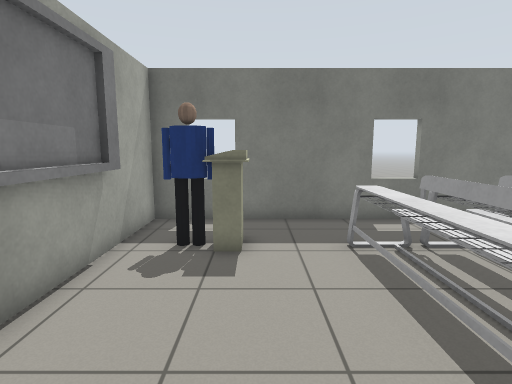
view 1 (above)

22 first-person views from a walk through a world built for the Gazebo simulator. The camera is 1.2 m above the floor, tilts 8° down and sees 80° across. The floor is counted in squares, 0.5 m on a side. Each view is taken from the middle of a square. On the plan, view 1 faces up. The plan holds only what a view shows up to about 18 squares ahead; the rest is blank. The place goes on beyond the plan. Gazebo's built-in surfaces are drawn with simple patterns. Simple shapes stand in for some stock models.

view 2
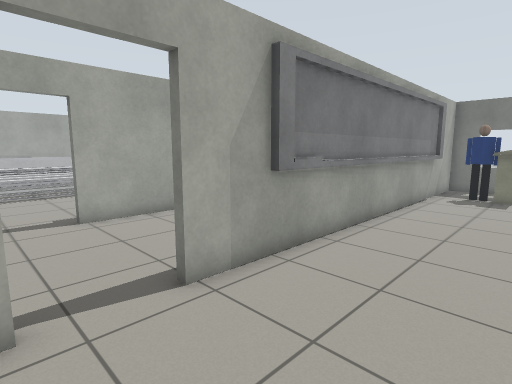

view 3
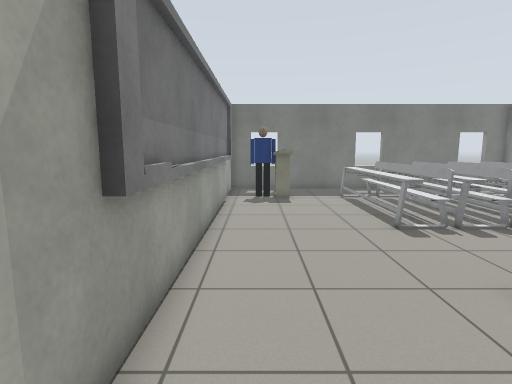

view 4
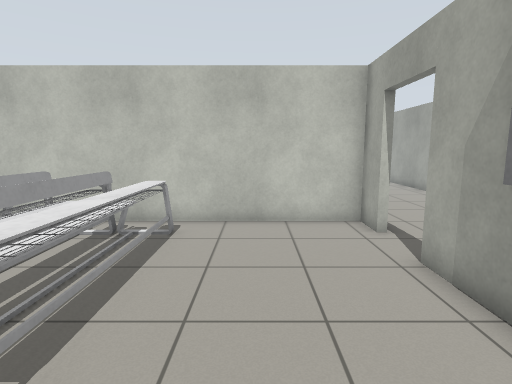

view 5
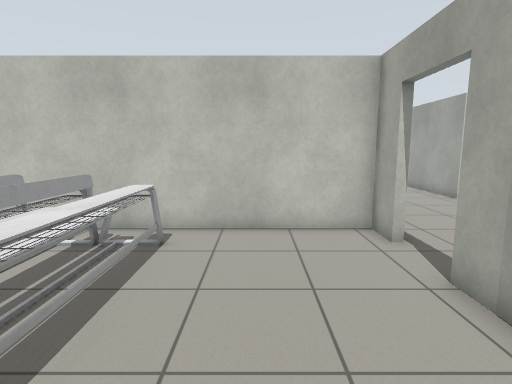

view 6
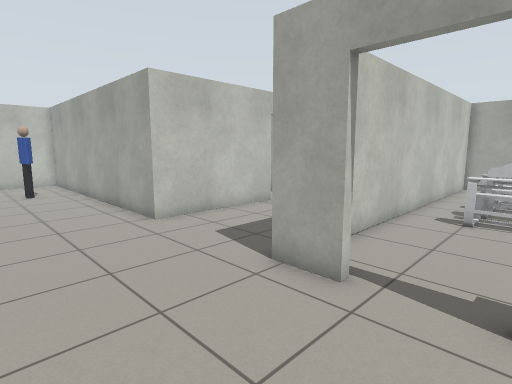

view 7
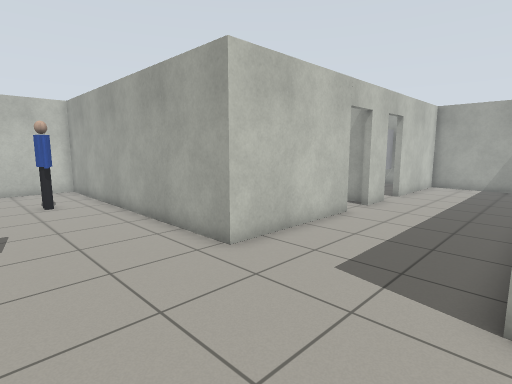

view 8
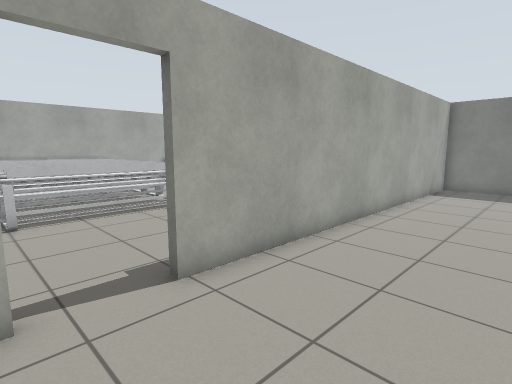

view 9
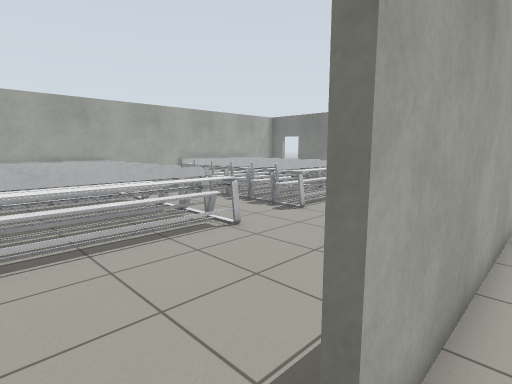

view 10
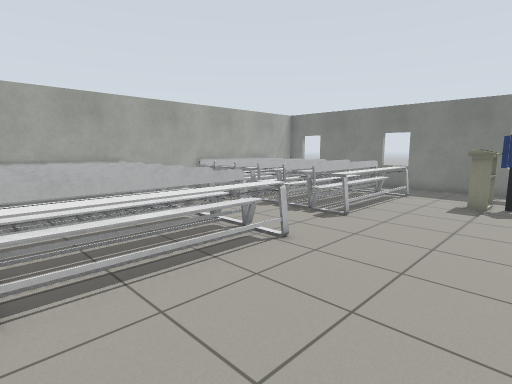

view 11
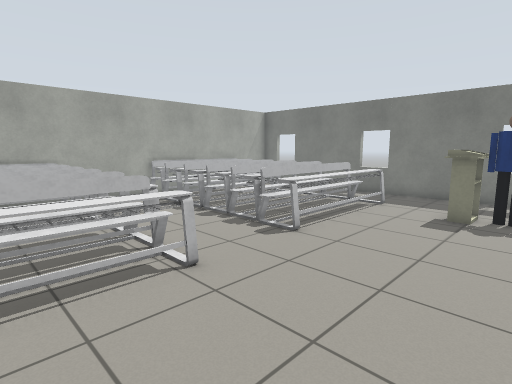

view 12
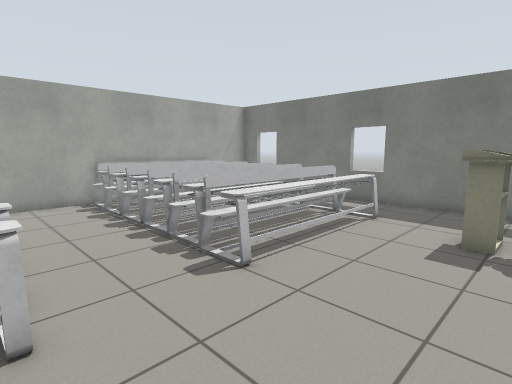

view 13
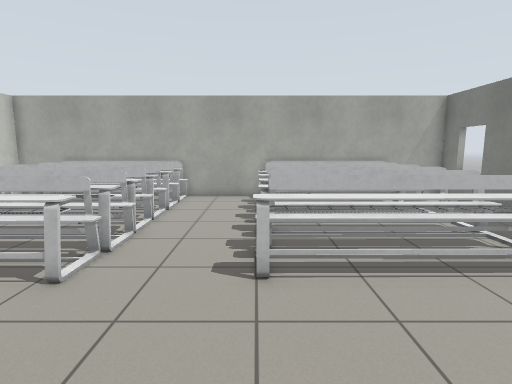

view 14
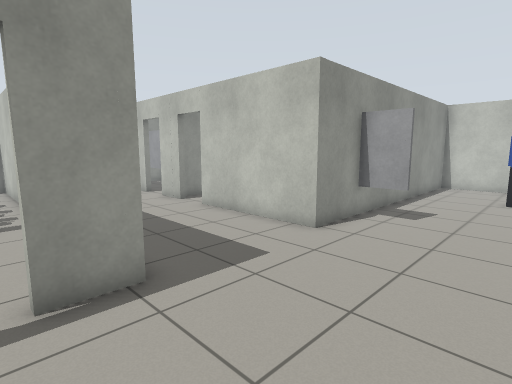

view 15
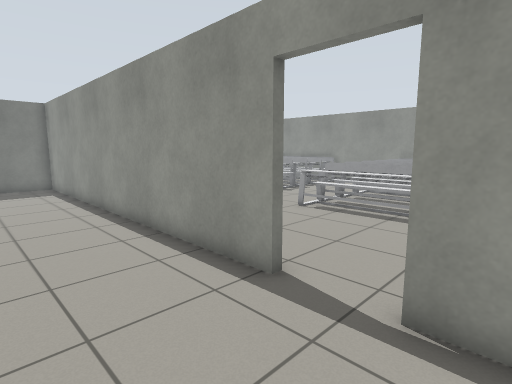

view 16
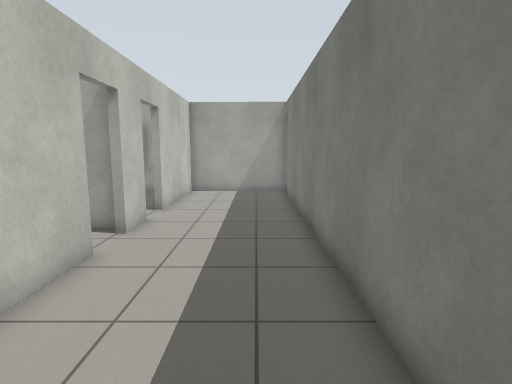

view 17
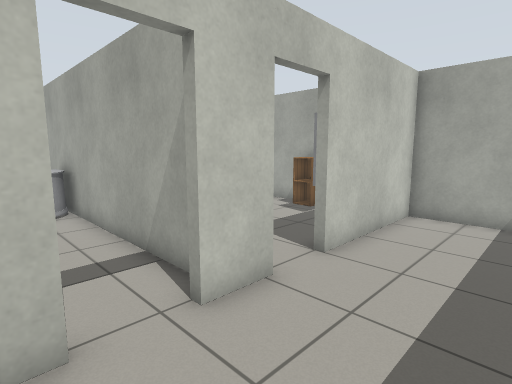

view 18
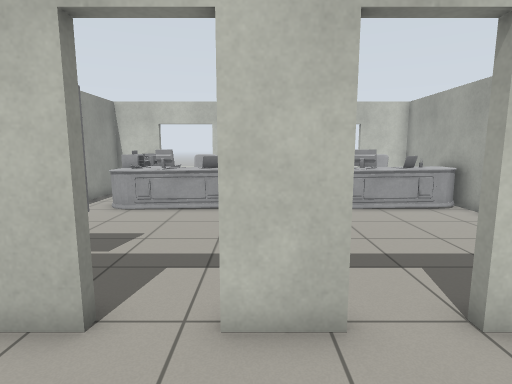

view 19
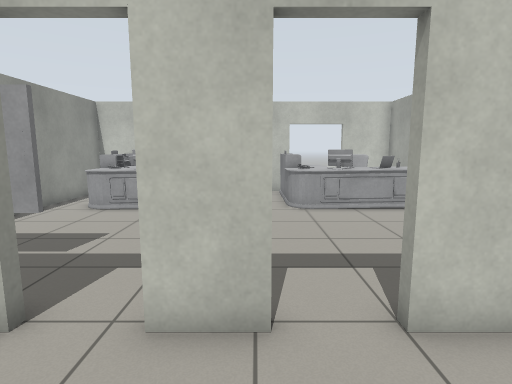

view 20
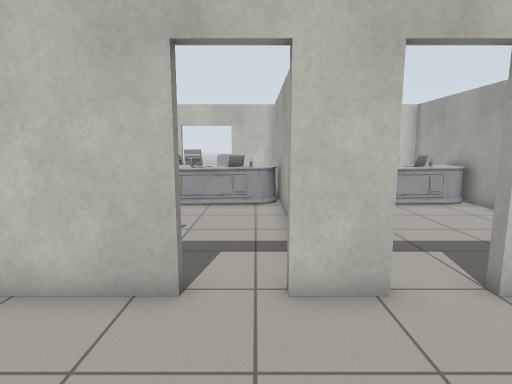

view 21
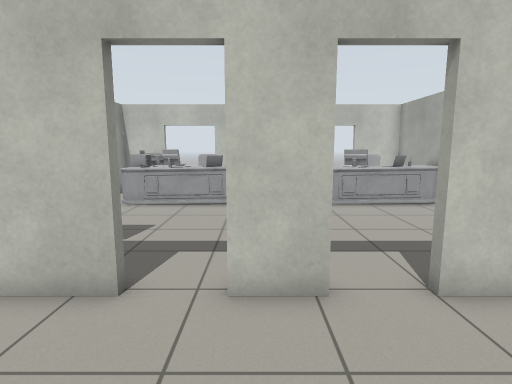

view 22
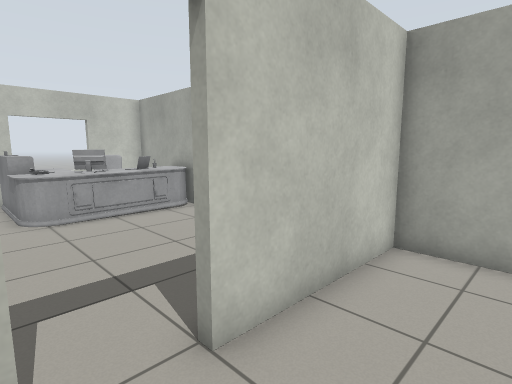

### Floor plan
Points are (right, up) in squares from view 1. A wall is a line through its corners. A room is listed if a view was taken in it or the views show most of it. See-through windows are left out.
Room 1 (views 1, 2, 3, 4, 5)
walls: (-3.5, -9.6) (-3.5, -11) (5.5, -11); (5.5, 10.4) (-3.5, 10.4) (-3.5, -7.2)
ways out: open door at (-4, -8.5) to room 2
objects: person (-2, 7) to (-1, 8); other object (0, 7) to (0, 8); desk (2, -10) to (3, -3); desk (2, 1) to (3, 7); desk (4, -10) to (5, -3); desk (4, 1) to (5, 7)
Room 2 (views 6, 7, 8, 9, 10, 11, 12, 13, 14, 15, 16, 17, 18, 19, 20, 21, 22)
walls: (-9.8, -4.5) (-9.8, -7.3); (-9.8, -9.6) (-9.8, -11.4); (-10.8, -11.3) (-26.5, -11.3) (-26.5, -16.7) (-21, -16.7); (-3.8, -7.4) (-3.8, 10.4) (-9.8, 10.4) (-9.8, 6.4); (-3.8, -11.4) (-3.8, -9.6); (-15.7, -16.7) (-9.8, -16.7) (-9.8, -30.4) (-4.5, -30.4); (-19.3, -16.7) (-17.5, -16.7); (-12.3, 10.4) (-26.5, 10.4) (-26.5, -11) (-12.8, -11); (3.9, -16.7) (5.5, -16.7); (-3.8, -29.7) (-3.8, -16.7) (2.1, -16.7)
ways out: open door at (-4, -8.5) to room 1; open door at (-20.5, -17) to room 3; open door at (-16.5, -17) to room 4; open door at (-10, -8.5); open door at (3, -17)
objects: desk (-26, -9) to (-25, -2); desk (-26, 1) to (-25, 7); desk (-24, -9); desk (-24, -5) to (-23, -2); desk (-24, 1) to (-24, 6); desk (-24, 8); desk (-23, -9) to (-22, -2); desk (-23, 1) to (-22, 8); desk (-21, -9) to (-20, -2); desk (-21, 1) to (-20, 8); desk (-19, -9) to (-18, -2); desk (-19, 1) to (-19, 8); desk (-18, -9) to (-16, -2); desk (-18, 1) to (-16, 7); other object (-14, 5) to (-13, 7); person (-13, 6) to (-12, 7); person (-8, -26) to (-7, -25); shelf (-5, -20) to (-5, -19)
Room 3 (no view inside)
walls: (-21, -30.4) (-19.9, -30.4); (-26.5, -18.8) (-26.5, -30.4) (-23.1, -30.4)
ways out: open door at (-20.5, -17) to room 2
objects: desk (-26, -30) to (-20, -25); cabinet (-26, -21) to (-26, -20); shelf (-26, -19) to (-25, -19)
Room 4 (no view inside)
walls: (-12.6, -30.4) (-10.1, -30.4) (-10.1, -25.5); (-18.1, -17.3) (-18.1, -29.9)
ways out: open door at (-16.5, -17) to room 2
objects: desk (-17, -30) to (-12, -25); shelf (-14, -19) to (-11, -19)

Where each view was taken, in squares from view 1:
view 1: 0 up, 0 right, facing up
view 2: 10 down, 1 right, facing up-left
view 3: 8 down, 2 left, facing up
view 4: 1 down, 0 right, facing down
view 5: 2 down, 0 right, facing down
view 6: 7 down, 5 left, facing down-left
view 7: 11 down, 5 left, facing down-left
view 8: 10 down, 5 left, facing up-left
view 9: 9 down, 9 left, facing up-left
view 10: 9 down, 11 left, facing up-left
view 11: 6 down, 11 left, facing up-left
view 12: 3 down, 12 left, facing up-left
view 13: 1 up, 11 left, facing left
view 14: 9 down, 9 left, facing down-right
view 15: 11 down, 8 left, facing up-right
view 16: 13 down, 9 left, facing left
view 17: 13 down, 15 left, facing down-left
view 18: 13 down, 18 left, facing down
view 19: 13 down, 19 left, facing down
view 20: 12 down, 17 left, facing down
view 21: 12 down, 18 left, facing down
view 22: 14 down, 19 left, facing down-left
